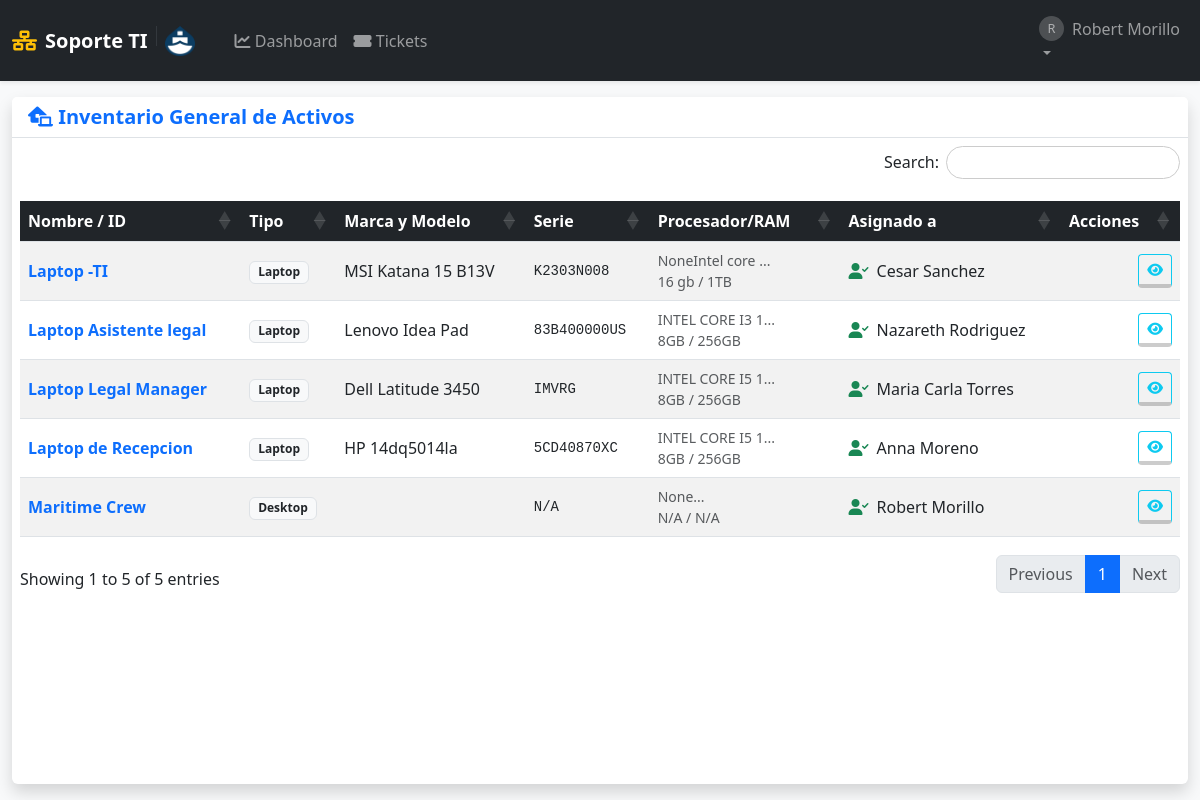
Screenshot of /equipos (signed in) with the database file from the repository.
### tables this page shows
CREATE TABLE usuarios (
            id INTEGER PRIMARY KEY AUTOINCREMENT,
            username TEXT UNIQUE NOT NULL,
            email TEXT UNIQUE,
            password_hash TEXT NOT NULL,
            role TEXT NOT NULL DEFAULT 'user' CHECK(role IN ('admin', 'user', 'tecnico')),
            departamento TEXT,
            fecha_creacion TIMESTAMP DEFAULT CURRENT_TIMESTAMP
        );

CREATE TABLE equipos (
            id INTEGER PRIMARY KEY AUTOINCREMENT,
            nombre_equipo TEXT UNIQUE NOT NULL,
            tipo TEXT,
            marca_modelo TEXT,
            numero_serie TEXT UNIQUE,
            fecha_adquisicion DATE,
            usuario_asignado_id INTEGER,
            notas TEXT, procesador TEXT, memoria_ram TEXT, tipo_ram TEXT, disco_duro TEXT, tipo_disco TEXT, fecha_compra DATE, color TEXT,
            FOREIGN KEY (usuario_asignado_id) REFERENCES usuarios (id) ON DELETE SET NULL
        );

### app.py (the view)
@app.route('/equipos')
@login_required
def lista_equipos():
    equipos = get_db().execute("""
        SELECT e.*, u.username as usuario_asignado
        FROM equipos e
        LEFT JOIN usuarios u ON e.usuario_asignado_id = u.id
        ORDER BY e.nombre_equipo
    """).fetchall()
    tipos = get_db().execute("SELECT DISTINCT tipo FROM equipos WHERE tipo IS NOT NULL").fetchall()
    return render_template('lista_equipos.html', equipos=equipos, tipos=tipos)

### app.py (called while the page is built)
def get_db():
    if 'db' not in g:
        g.db = sqlite3.connect(app.config['DB_FILE'])
        g.db.row_factory = sqlite3.Row
        g.db.execute("PRAGMA foreign_keys = ON")
    return g.db

def login_required(f):
    @wraps(f)
    def decorated_function(*args, **kwargs):
        if 'user_id' not in session:
            flash('Por favor, inicia sesión.', 'warning')
            return redirect(url_for('login'))
        return f(*args, **kwargs)
    return decorated_function

### templates/lista_equipos.html (shortened to what this page needs)
{% extends "layout.html" %}
{% block content %}
<div class="card shadow h-100 border-0">
    <div class="card-header bg-white py-2 border-bottom d-flex justify-content-between align-items-center">
        <h5 class="mb-0 text-primary fw-bold"><i class="fas fa-laptop-house"></i> Inventario General de Activos</h5>
    </div>
    <div class="card-body p-2">
        <table class="table table-striped table-hover tabla-enterprise w-100 align-middle">
            <thead>
                <tr>
                    <th>Nombre / ID</th>
                    <th>Tipo</th>
                    <th>Marca y Modelo</th>
                    <th>Serie</th>
                    <th>Procesador/RAM</th>
                    <th>Asignado a</th>
                    <th>Acciones</th>
                </tr>
            </thead>
            <tbody>
                {% for equipo in equipos %}
                <tr>
                    <td class="fw-bold text-primary">{{ equipo.nombre_equipo }}</td>
                    <td><span class="badge bg-light text-dark border">{{ equipo.tipo }}</span></td>
                    <td>{{ equipo.marca_modelo }}</td>
                    <td class="small font-monospace">{{ equipo.numero_serie or 'N/A' }}</td>
                    <td class="small text-muted">
                        {% if equipo.procesador %}{{ equipo.procesador[:15] }}...<br>{% endif %}
                        {% if equipo.memoria_ram %}{{ equipo.memoria_ram }} / {{ equipo.disco_duro }}{% endif %}
                    </td>
                    <td>
                        {% if equipo.usuario_asignado %}
                            <div class="d-flex align-items-center">
                                <i class="fas fa-user-check text-success me-2"></i>
                                {{ equipo.usuario_asignado }}
                            </div>
                        {% else %}
                            <span class="badge bg-secondary">En Stock</span>
                        {% endif %}
                    </td>
                    <td class="text-end">
                        <div class="d-flex gap-1 justify-content-end">
                            <a href="{{ url_for('ver_equipo', equipo_id=equipo.id) }}" class="btn btn-outline-info btn-sm" title="Ver Ficha Técnica">
                                <i class="fas fa-eye"></i>
                            </a>
                        </div>
                    </td>
                </tr>
                {% endfor %}
            </tbody>
        </table>
    </div>
</div>
{% endblock %}

### templates/layout.html (shortened to what this page needs)
<!DOCTYPE html>
<html lang="es">
<head>
    <link href="https://cdn.jsdelivr.net/npm/bootstrap@5.3.0/dist/css/bootstrap.min.css" rel="stylesheet">
    <link rel="stylesheet" href="https://cdnjs.cloudflare.com/ajax/libs/font-awesome/6.0.0/css/all.min.css">
    <link rel="stylesheet" href="https://cdn.datatables.net/1.13.4/css/dataTables.bootstrap5.min.css">
    <link rel="stylesheet" href="https://cdn.datatables.net/responsive/2.4.1/css/responsive.bootstrap5.min.css">
    <link rel="stylesheet" href="https://cdn.datatables.net/buttons/2.3.6/css/buttons.bootstrap5.min.css">
    <link rel="stylesheet" href="{{ url_for('static', filename='css/style.css') }}">
</head>
<body class="bg-light sap-mode">
    <nav class="navbar navbar-expand-lg navbar-dark bg-dark shadow-sm z-index-1000">
        <div class="container-fluid">
            <a class="navbar-brand fw-bold d-flex align-items-center" href="{{ url_for('dashboard') }}">
                <i class="fas fa-network-wired me-2 text-warning"></i>
                Soporte TI
                <img src="{{ url_for('static', filename='img/logo.png') }}" alt="Logo Empresa" height="30" class="d-inline-block align-text-top">
            </a>
            <div class="collapse navbar-collapse" id="navbarNav">
                {% if session.get('user_id') %}
                <ul class="navbar-nav me-auto ms-3">
                    <li class="nav-item">
                        <a class="nav-link" href="{{ url_for('dashboard') }}"><i class="fas fa-chart-line"></i> Dashboard</a>
                    </li>
                    <li class="nav-item">
                        <a class="nav-link" href="{{ url_for('lista_soportes') }}"><i class="fas fa-ticket-alt"></i> Tickets</a>
                    </li>
                </ul>
                <ul class="navbar-nav">
                    <li class="nav-item dropdown">
                        <a class="nav-link dropdown-toggle" href="#" data-bs-toggle="dropdown">
                            <div class="d-flex align-items-center">
                                <div class="avatar-circle-sm me-2">{{ session.get('username')[0].upper() }}</div>
                                {{ session.get('username') }}
                            </div>
                        </a>
                    </li>
                </ul>
                {% endif %}
            </div>
        </div>
    </nav>
    <main class="container-fluid py-3 main-container">
        {% block content %}{% endblock %}
    </main>
</body>
</html>

### static/css/style.css (style rules this page uses)
body.sap-mode { height: 100vh; display: flex; flex-direction: column; margin: 0; overflow: hidden; }
.main-container { flex: 1; overflow-y: auto; padding-bottom: 20px; width: 100%; }
.btn { transition: all 0.15s ease-in-out; border-bottom: 4px solid rgba(0,0,0,0.2) !important; font-weight: 600; }
.avatar-circle-sm { width: 25px; height: 25px; background-color: #ffffff33; border-radius: 50%; text-align: center; line-height: 25px; font-size: 0.8em; }
table.dataTable thead th { background-color: #212529; color: white; position: sticky; top: 0; z-index: 10; }
body::before { content: ""; position: fixed; top: 0; left: 0; width: 100%; height: 100%; background-image: url('../img/logo.png'); background-repeat: no-repeat; background-position: center center; background-size: 500px; opacity: 0.05; z-index: -1; pointer-events: none; }

### rows the page displays
usuarios: get "Robert Morillo"
equipos: nombre_equipo "Laptop -TI", tipo "Laptop", marca_modelo "MSI Katana 15 B13V", numero_serie "K2303N008", procesador "NoneIntel core", memoria_ram "16 gb", disco_duro "1TB", usuario_asignado "Cesar Sanchez"
equipos: nombre_equipo "Laptop Asistente legal", tipo "Laptop", marca_modelo "Lenovo Idea Pad", numero_serie "83B400000US", procesador "INTEL CORE I3 1", memoria_ram "8GB", disco_duro "256GB", usuario_asignado "Nazareth Rodriguez"
equipos: nombre_equipo "Laptop Legal Manager", tipo "Laptop", marca_modelo "Dell Latitude 3450", numero_serie "IMVRG", procesador "INTEL CORE I5 1", memoria_ram "8GB", disco_duro "256GB", usuario_asignado "Maria Carla Torres"
equipos: nombre_equipo "Laptop de Recepcion", tipo "Laptop", marca_modelo "HP 14dq5014la", numero_serie "5CD40870XC", procesador "INTEL CORE I5 1", memoria_ram "8GB", disco_duro "256GB", usuario_asignado "Anna Moreno"
equipos: nombre_equipo "Maritime Crew", tipo "Desktop", numero_serie "N/A", procesador "None", memoria_ram "N/A", disco_duro "N/A", usuario_asignado "Robert Morillo"

### other values shown
{{ session.get('username')[0].upper() }} "R"
